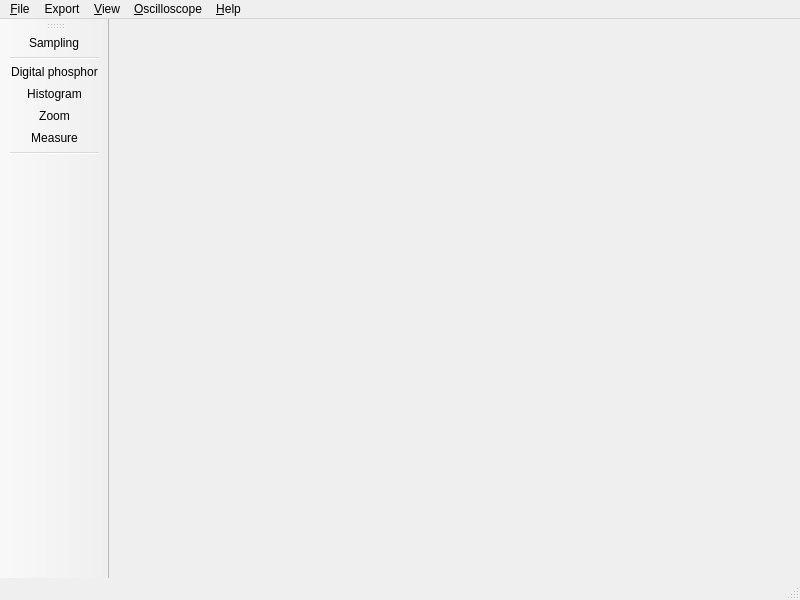
<?xml version="1.0" encoding="UTF-8"?>
<ui version="4.0">
 <class>MainWindow</class>
 <widget class="QMainWindow" name="MainWindow">
  <property name="geometry">
   <rect>
    <x>0</x>
    <y>0</y>
    <width>800</width>
    <height>600</height>
   </rect>
  </property>
  <property name="windowTitle">
   <string>MainWindow</string>
  </property>
  <widget class="QWidget" name="centralwidget"/>
  <widget class="QMenuBar" name="menubar">
   <property name="geometry">
    <rect>
     <x>0</x>
     <y>0</y>
     <width>800</width>
     <height>28</height>
    </rect>
   </property>
   <widget class="QMenu" name="menuFile">
    <property name="title">
     <string>&amp;File</string>
    </property>
    <addaction name="actionOpen"/>
    <addaction name="actionSave"/>
    <addaction name="actionSave_as"/>
    <addaction name="separator"/>
    <addaction name="actionExit"/>
   </widget>
   <widget class="QMenu" name="menuView">
    <property name="title">
     <string>&amp;View</string>
    </property>
    <addaction name="actionDigital_phosphor"/>
    <addaction name="actionHistogram"/>
    <addaction name="actionZoom"/>
    <addaction name="actionMeasure"/>
    <addaction name="separator"/>
    <addaction name="actionManualCommand"/>
   </widget>
   <widget class="QMenu" name="menuOscilloscope">
    <property name="title">
     <string>&amp;Oscilloscope</string>
    </property>
    <addaction name="actionSettings"/>
    <addaction name="separator"/>
    <addaction name="actionSampling"/>
   </widget>
   <widget class="QMenu" name="menuHelp">
    <property name="title">
     <string>&amp;Help</string>
    </property>
    <addaction name="actionUserManual"/>
    <addaction name="actionAbout"/>
   </widget>
   <widget class="QMenu" name="menuExport">
    <property name="title">
     <string>Export</string>
    </property>
   </widget>
   <addaction name="menuFile"/>
   <addaction name="menuExport"/>
   <addaction name="menuView"/>
   <addaction name="menuOscilloscope"/>
   <addaction name="menuHelp"/>
  </widget>
  <widget class="QStatusBar" name="statusbar"/>
  <widget class="QToolBar" name="toolBar">
   <property name="windowTitle">
    <string>toolBar</string>
   </property>
   <attribute name="toolBarArea">
    <enum>LeftToolBarArea</enum>
   </attribute>
   <attribute name="toolBarBreak">
    <bool>false</bool>
   </attribute>
   <addaction name="actionSampling"/>
   <addaction name="separator"/>
   <addaction name="actionDigital_phosphor"/>
   <addaction name="actionHistogram"/>
   <addaction name="actionZoom"/>
   <addaction name="actionMeasure"/>
   <addaction name="separator"/>
  </widget>
  <action name="actionOpen">
   <property name="text">
    <string>Open settings ..</string>
   </property>
   <property name="shortcut">
    <string>Ctrl+O</string>
   </property>
  </action>
  <action name="actionSave">
   <property name="text">
    <string>Save settings</string>
   </property>
   <property name="shortcut">
    <string>Ctrl+S</string>
   </property>
  </action>
  <action name="actionSave_as">
   <property name="text">
    <string>Save settings as ..</string>
   </property>
  </action>
  <action name="actionExit">
   <property name="text">
    <string>Exit</string>
   </property>
   <property name="shortcut">
    <string>Ctrl+Q</string>
   </property>
  </action>
  <action name="actionSampling">
   <property name="checkable">
    <bool>true</bool>
   </property>
   <property name="text">
    <string>Sampling</string>
   </property>
   <property name="shortcut">
    <string>Space</string>
   </property>
  </action>
  <action name="actionDigital_phosphor">
   <property name="checkable">
    <bool>true</bool>
   </property>
   <property name="text">
    <string>Digital phosphor</string>
   </property>
  </action>
  <action name="actionHistogram">
   <property name="checkable">
    <bool>true</bool>
   </property>
   <property name="text">
    <string>Histogram</string>
   </property>
  </action>
  <action name="actionZoom">
   <property name="checkable">
    <bool>true</bool>
   </property>
   <property name="text">
    <string>Zoom</string>
   </property>
  </action>
  <action name="actionMeasure">
   <property name="checkable">
    <bool>true</bool>
   </property>
   <property name="text">
    <string>Measure</string>
   </property>
  </action>
  <action name="actionDocking_windows">
   <property name="text">
    <string>Docking windows</string>
   </property>
  </action>
  <action name="actionToolbars">
   <property name="text">
    <string>Toolbars</string>
   </property>
  </action>
  <action name="actionUserManual">
   <property name="text">
    <string>User Manual</string>
   </property>
  </action>
  <action name="actionAbout">
   <property name="text">
    <string>About ..</string>
   </property>
  </action>
  <action name="actionSettings">
   <property name="text">
    <string>Settings ..</string>
   </property>
  </action>
  <action name="actionManualCommand">
   <property name="checkable">
    <bool>true</bool>
   </property>
   <property name="text">
    <string>Manual command</string>
   </property>
  </action>
 </widget>
 <resources/>
 <connections/>
</ui>
